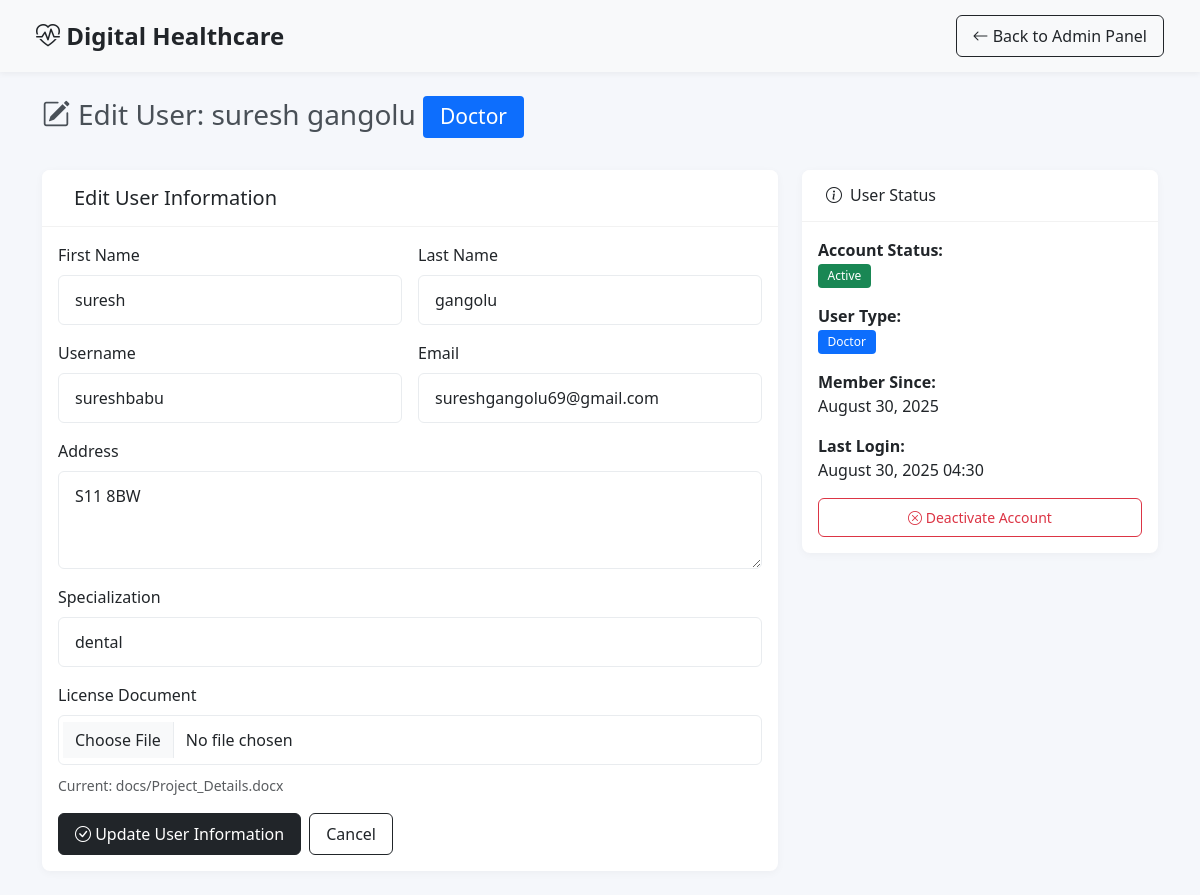
The app's page /edit-user/6/ (signed in) with its own data.
### dhealth/models.py (models this page shows)
class Profile(models.Model):
    user = models.OneToOneField(User, on_delete=models.CASCADE)
    is_doc = models.BooleanField(default=False)
    is_active = models.BooleanField(default=False)
    spec = models.CharField(max_length=100, blank=True)
    license = models.FileField(upload_to='docs/', blank=True)
    address = models.TextField(blank=True)

### dhealth/views.py (the view, shortened to what this page needs)
# urls.py: path('edit-user/<int:pid>/', views.edit_user, name='edit_user'),
def edit_user(request, pid):
    if not request.session.get('adm'):
        return redirect('adlog')
    profile = get_object_or_404(Profile, id=pid)
    user = profile.user
    return render(request, 'edit_user.html', {
        'profile': profile,
        'user': user,
    })

### templates/edit_user.html (shortened to what this page needs)
<!DOCTYPE html>
<html>
<head>
    <link href="https://cdn.jsdelivr.net/npm/bootstrap@5.3.0/dist/css/bootstrap.min.css" rel="stylesheet">
    <link rel="stylesheet" href="https://cdn.jsdelivr.net/npm/bootstrap-icons@1.8.1/font/bootstrap-icons.css">
</head>
<body>
    <nav class="navbar">
        <div class="container-fluid">
            <a class="navbar-brand" href="#">
                <i class="bi bi-heart-pulse"></i> Digital Healthcare
            </a>
            <div class="d-flex">
                <a href="{% url 'adpanel' %}" class="btn btn-outline-dark">
                    <i class="bi bi-arrow-left"></i> Back to Admin Panel
                </a>
            </div>
        </div>
    </nav>
    <div class="container">
        <div class="d-flex justify-content-between align-items-center mb-4">
            <h3>
                <i class="bi bi-pencil-square me-2"></i>Edit User: {{ user.first_name }} {{ user.last_name }}
                {% if profile.is_doc %}
                    <span class="badge bg-primary">Doctor</span>
                {% else %}
                    <span class="badge bg-success">Patient</span>
                {% endif %}
            </h3>
        </div>
        <div class="row">
            <div class="col-lg-8">
                <div class="card">
                    <div class="card-header">
                        <h5 class="mb-0">Edit User Information</h5>
                    </div>
                    <div class="card-body">
                        <form method="post" enctype="multipart/form-data">
                            <div class="row g-3">
                                <div class="col-md-6">
                                    <label for="first_name" class="form-label">First Name</label>
                                    <input type="text" class="form-control" id="first_name" name="first_name"
                                           value="{{ user.first_name }}" required>
                                </div>
                                <div class="col-md-6">
                                    <label for="last_name" class="form-label">Last Name</label>
                                    <input type="text" class="form-control" id="last_name" name="last_name"
                                           value="{{ user.last_name }}" required>
                                </div>
                                <div class="col-md-6">
                                    <label for="username" class="form-label">Username</label>
                                    <input type="text" class="form-control" id="username" name="username"
                                           value="{{ user.username }}" required>
                                </div>
                                <div class="col-md-6">
                                    <label for="email" class="form-label">Email</label>
                                    <input type="email" class="form-control" id="email" name="email"
                                           value="{{ user.email }}" required>
                                </div>
                                <div class="col-12">
                                    <label for="address" class="form-label">Address</label>
                                    <textarea class="form-control" id="address" name="address" rows="3">{{ profile.address }}</textarea>
                                </div>
                                {% if profile.is_doc %}
                                    <div class="col-12">
                                        <label for="spec" class="form-label">Specialization</label>
                                        <input type="text" class="form-control" id="spec" name="spec"
                                               value="{{ profile.spec }}" placeholder="e.g., Cardiologist, Pediatrician">
                                    </div>
                                    <div class="col-12">
                                        <label for="license" class="form-label">License Document</label>
                                        <input type="file" class="form-control" id="license" name="license"
                                               accept=".pdf,.jpg,.jpeg,.png,.doc,.docx">
                                        {% if profile.license %}
                                            <div class="mt-2">
                                                <small class="text-muted">Current: {{ profile.license.name }}</small>
                                            </div>
                                        {% endif %}
                                    </div>
                                {% endif %}
                                <div class="col-12">
                                    <div class="d-flex gap-2">
                                        <button type="submit" class="btn btn-primary">
                                            <i class="bi bi-check-circle"></i> Update User Information
                                        </button>
                                        <a href="{% url 'adpanel' %}" class="btn btn-outline-dark">Cancel</a>
                                    </div>
                                </div>
                            </div>
                        </form>
                    </div>
                </div>
            </div>
            <div class="col-lg-4">
                <div class="card">
                    <div class="card-header">
                        <h6 class="mb-0"><i class="bi bi-info-circle me-2"></i>User Status</h6>
                    </div>
                    <div class="card-body">
                        <div class="mb-3">
                            <strong>Account Status:</strong><br>
                            {% if profile.is_active %}
                                <span class="badge bg-success">Active</span>
                            {% else %}
                                <span class="badge bg-warning text-dark">Inactive</span>
                            {% endif %}
                        </div>
                        <div class="mb-3">
                            <strong>User Type:</strong><br>
                            {% if profile.is_doc %}
                                <span class="badge bg-primary">Doctor</span>
                            {% else %}
                                <span class="badge bg-success">Patient</span>
                            {% endif %}
                        </div>
                        <div class="mb-3">
                            <strong>Member Since:</strong><br>
                            {{ user.date_joined|date:"F d, Y" }}
                        </div>
                        <div class="mb-3">
                            <strong>Last Login:</strong><br>
                            {% if user.last_login %}
                                {{ user.last_login|date:"F d, Y H:i" }}
                            {% else %}
                                <span class="text-muted">Never</span>
                            {% endif %}
                        </div>
                        <div class="d-grid">
                            <a href="{% url 'approve' profile.id %}"
                               class="btn {% if profile.is_active %}btn-outline-danger{% else %}btn-outline-success{% endif %} btn-sm">
                                {% if profile.is_active %}
                                    <i class="bi bi-x-circle"></i> Deactivate Account
                                {% else %}
                                    <i class="bi bi-check-circle"></i> Activate Account
                                {% endif %}
                            </a>
                        </div>
                    </div>
                </div>
            </div>
        </div>
    </div>
</body>
</html>

### templates/edit_user.html (style rules this page uses)
:root { --primary: #212529; --secondary: #495057; --light: #f8f9fa; --card-radius: 8px; }
body { background-color: #f5f7fb; color: #495057; font-family: 'Segoe UI', Tahoma, Geneva, Verdana, sans-serif; }
.navbar { background: #f8f9fa; box-shadow: 0 2px 6px rgba(0, 0, 0, 0.05); padding: 0.8rem 1.5rem; margin-bottom: 1.5rem; }
.navbar-brand { font-weight: 700; font-size: 1.5rem; color: var(--primary) !important; }
.card { border: none; border-radius: var(--card-radius); box-shadow: 0 2px 8px rgba(0, 0, 0, 0.04); margin-bottom: 1.5rem; }
.card-header { background-color: white; border-bottom: 1px solid rgba(0, 0, 0, 0.05); padding: 1rem 1.5rem; font-weight: 600; border-radius: var(--card-radius) var(--card-radius) 0 0 !important; }
.form-control, .form-select, textarea.form-control { border-radius: 6px; border: 1px solid #e9ecef; padding: 0.75rem 1rem; }
.btn { border-radius: 6px; font-weight: 500; padding: 0.5rem 1rem; }
.btn-primary { background-color: var(--primary); border-color: var(--primary); }
.btn-outline-dark { color: var(--primary); border-color: var(--primary); }
.badge { padding: 0.5em 0.8em; border-radius: 4px; font-weight: 500; }

### records on screen
Profile: address "S11 8BW", spec "dental", license.name "docs/Project_Details.docx"

### other values on screen
{{ user.first_name }} "suresh"
{{ user.last_name }} "gangolu"
{{ user.date_joined|date:"F d, Y" }} "August 30, 2025"
{{ user.last_login|date:"F d, Y H:i" }} "August 30, 2025 04:30"
